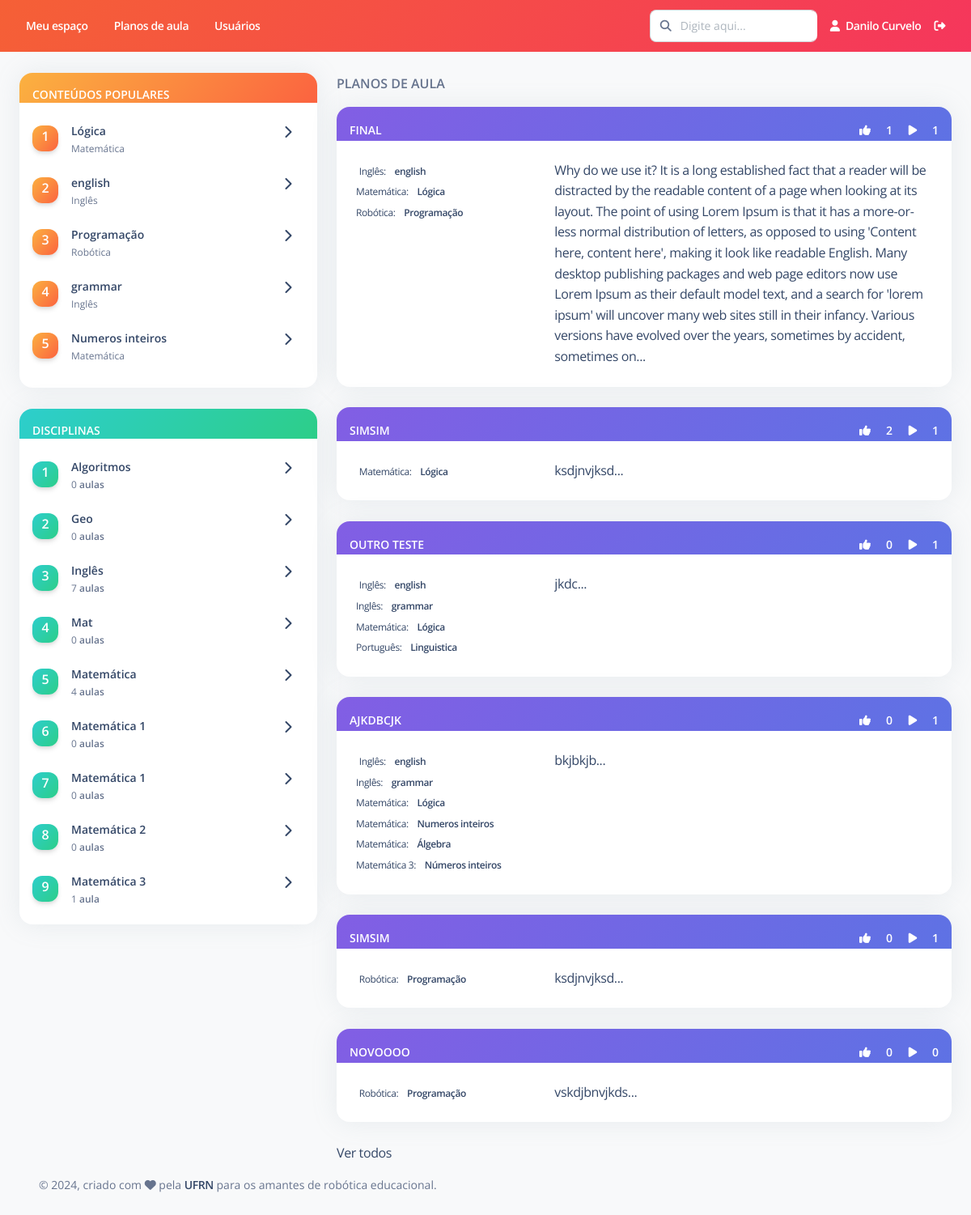
The page / (signed in) on the database its author committed.
### Disciplina/models.py (models this page shows, shortened)
class Conteudo(models.Model):
    nome = models.CharField(max_length=200, verbose_name="Nome")
    disciplina = models.ForeignKey(Disciplina, on_delete=models.RESTRICT, related_name="conteudos", verbose_name="Disciplina")
    status = models.CharField(max_length=7, choices=STATUS, default='Ativo')
    class Meta:
        ordering = ['disciplina', 'nome']
        verbose_name = "Conteúdo"
        verbose_name_plural = "Conteúdos"

class Disciplina(models.Model):
    nome = models.CharField(max_length=200, verbose_name="Nome")
    status = models.CharField(max_length=7, choices=STATUS, default='Ativo')
    def __str__(self):
        return self.nome
    class Meta:
        ordering = ['nome']
        verbose_name = "Disciplina"
        verbose_name_plural = "Disciplinas"

### PlanoAula/models.py (models this page shows, shortened)
class PlanoAula(models.Model):
    criador = models.ForeignKey(Usuario, on_delete=models.RESTRICT,null=True, verbose_name="Responsável")
    data_criacao = models.DateTimeField(default=timezone.now, verbose_name="Data de criação")
    titulo = models.CharField(max_length=200, verbose_name="Título")
    contextualizacao = models.TextField(verbose_name="Contextualização")
    descricao_atividade = models.TextField(verbose_name="Descrição da atividade")
    avaliacao = models.TextField(verbose_name="Critérios de avaliação", default="", blank=True, null=True)
    conteudos = models.ManyToManyField(Conteudo, related_name="planos_de_aula", verbose_name="Conteúdos")
    robo_equipamento = models.CharField(max_length=200, verbose_name="Equipamento", default="")
    robo_descricao = models.TextField(verbose_name="Descrição do robô", default="")
    robo_link = models.TextField(verbose_name="Links", blank=True, null=True)
    prog_linguagem = models.CharField(max_length=200, verbose_name="Linguagem de programação", default="")
    prog_descricao = models.TextField(verbose_name="Descrição da programação", default="")
    prog_link = models.TextField(verbose_name="Links", blank=True, null=True)
    prog_codigos = models.FileField(upload_to=user_directory_path, blank=True, null=True, verbose_name="Códigos")
    robo_fotos = models.ImageField(upload_to=user_directory_path, blank=True, null=True)
    robo_videos = models.ImageField(upload_to=user_directory_path, blank=True, null=True)
    robo_pdf = models.FileField(upload_to=user_directory_path, blank=True, null=True)
    exec_fotos = models.ImageField(upload_to=user_directory_path, blank=True, null=True)
    exec_videos = models.ImageField(upload_to=user_directory_path, blank=True, null=True)
    class Meta:
        ordering = ['titulo']
        verbose_name = "Plano de aula"
        verbose_name_plural = "Planos de aula"

### PlanoAula/views.py (the view)
# urls.py: 2. Add a URL to urlpatterns:  path('', views.home, name='home')
@login_required
def home(request):
    if (not request.user.first_name or not request.user.last_name):
        return redirect('usuario:completar_cadastro', pk = request.user.pk)
    planos_aula = PlanoAula.objects.all()
    conteudos = list(Conteudo.objects.filter(status='Ativo'))
    disciplinas = list(Disciplina.objects.filter(status='Ativo'))
    inf_disciplinas = encontrar_planos_aula_disciplina(planos_aula, disciplinas)
    principais_conteudos = encontrar_principais_conteudos(likes_execucao_por_conteudo(planos_aula, conteudos), 5)
    principais_planos_aula = encontrar_principais_planos_aula(planos_aula, 6)
    informacoes = {
        'lista_planos_aula': planos_aula[:10],
        'principais_conteudos': principais_conteudos,
        'principais_planos_aula': principais_planos_aula,
        'inf_disciplinas': inf_disciplinas
    }
    return render(request, "home.html", informacoes)

### PlanoAula/templatetags/attribute_tags.py (called while the page is built)
@register.filter
def encontrar_usuario_lista(qs, usuario):
    lista = list(qs.values_list('usuario', flat=True))
    if usuario in lista:
        return True
    else:
        return False

### PlanoAula/views.py (called while the page is built)
def encontrar_planos_aula_disciplina(planos_aula, disciplinas):
    inf_disciplinas = []
    for disciplina in disciplinas:
        informacoes = []
        informacoes.append(disciplina)
        informacoes.append(0)
        inf_disciplinas.append(informacoes)
    for plano_aula in planos_aula:
        disciplinas_pa = []
        for conteudo in plano_aula.conteudos.all():
            if conteudo.disciplina not in disciplinas_pa:
                disciplinas_pa.append(conteudo.disciplina)
        for disciplina in disciplinas_pa:
            indice = disciplinas.index(disciplina)
            inf_disciplinas[indice][1] += 1
    return inf_disciplinas

def likes_execucao_por_conteudo(planos_aula, conteudos):
    likes = LikePlanoAula.objects.all()
    execucoes = ExecucaoPlanoAula.objects.all()
    inf_conteudos = []
    for conteudo in conteudos:
        informacoes = []
        informacoes.append(conteudo)
        informacoes.append(0)
        inf_conteudos.append(informacoes)
    for plano_aula in planos_aula:
        likes = list(LikePlanoAula.objects.filter(plano_aula=plano_aula).values_list('usuario', flat=True))
        execucoes = list(ExecucaoPlanoAula.objects.filter(plano_aula=plano_aula).values_list('usuario', flat=True))
        quantidade_likes_execucoes = len(set(likes + execucoes))
        for indice, conteudo in enumerate(conteudos):
            if conteudo in plano_aula.conteudos.all():
                inf_conteudos[indice][1] += quantidade_likes_execucoes
    return inf_conteudos

def encontrar_principais_planos_aula(planos_aula, quantidade):
    inf_planos_aula = []
    for plano_aula in planos_aula:
        likes = list(LikePlanoAula.objects.filter(plano_aula=plano_aula).values_list('usuario', flat=True))
        execucoes = list(ExecucaoPlanoAula.objects.filter(plano_aula=plano_aula).values_list('usuario', flat=True))
        quantidade_likes_execucoes = len(set(likes + execucoes))
        inf_planos_aula.append([plano_aula, quantidade_likes_execucoes])
    inf_planos_aula.sort(key = lambda x: x[1], reverse=True)
    return inf_planos_aula[0:quantidade]

def encontrar_principais_conteudos(inf_conteudos, quantidade):
    inf_conteudos.sort(key = lambda x: x[1], reverse=True)
    return inf_conteudos[0:quantidade]

### templates/home.html (shortened to what this page needs)
    {% extends "Base/base.html" %}
    {% load static %}
    {% load attribute_tags %}
    {% block conteudo %}
    <br>
    <div class="row">
        <div class="col-lg-4 col-md-4">
            <div class="card">
                <div class="card-header pb-0 p-3 bg-gradient-warning">
                    <p class="text-sm mb-0 text-uppercase text-white font-weight-bold">Conteúdos populares</p>
                </div>
                <div class="card-body p-3 overflow-auto">
                    <ul class="list-group">
                        {% for conteudo in principais_conteudos %}
                        <li class="list-group-item border-0 d-flex justify-content-between ps-0 mb-2 border-radius-lg">
                            <div class="d-flex align-items-center">
                                <div class="icon icon-shape icon-sm me-3 bg-gradient-warning shadow text-center">
                                    <p class="text-white font-weight-bold">{{ forloop.counter }}</p>
                                </div>
                                <div class="d-flex flex-column">
                                    <h6 class="mb-1 text-dark text-sm">{{ conteudo.0.nome }}</h6>
                                    <span class="text-xs">{{ conteudo.0.disciplina }}</span>
                                </div>
                            </div>
                            <div class="d-flex">
                                <a href="{% url 'plano_aula:listar' %}?conteudos={{conteudo.0.id}}"><i class="fa fa-chevron-right"></i></a>
                            </div>
                        </li>
                        {% endfor %}
                    </ul>
                </div>
            </div>
            <br>
            <div class="card">
                <div class="card-header home pb-0 p-3 bg-gradient-success">
                    <p class="text-sm mb-0 text-uppercase text-white font-weight-bold">Disciplinas</p>
                </div>
                <div class="card-body p-3 overflow-auto" style="height:600px">
                    <ul class="list-group">
                        {% for disciplina in inf_disciplinas %}
                        <li class="list-group-item border-0 d-flex justify-content-between ps-0 mb-2 border-radius-lg">
                            <div class="d-flex align-items-center">
                                <div class="icon icon-shape icon-sm me-3 bg-gradient-success shadow text-center">
                                    <p class="text-white font-weight-bold opacity-10">{{ forloop.counter }}</p>
                                </div>
                                <div class="d-flex flex-column">
                                    <h6 class="mb-1 text-dark text-sm">{{ disciplina.0 }}</h6>
                                    <span class="text-xs">{{ disciplina.1 }} <span class="font-weight-bold">
                                    {% if disciplina.1 == 1 %}
                                        aula</span></span>
                                    {% else %} aulas </span>
                                    </span>
                                    {% endif %}
                                </div>
                            </div>
                            <div class="d-flex">
                                <a href="{% url 'plano_aula:listar' %}?conteudos__disciplina={{disciplina.0.id}}"><i class="fa fa-chevron-right"></i></a>
                            </div>
                        </li>
                        {% endfor %}
                    </ul>
                </div>
            </div>
        </div>
        <div class="col-lg-8 col-md-8">
            <p class="text-uppercase font-weight-bold">Planos de aula</p>
            {% for plano_aula in principais_planos_aula %}
                <div class="card">
                    <div class="card-header bg-gradient-primary pb-0 p-3">
                        <span class="text-sm mb-0 text-uppercase text-white font-weight-bold">{{plano_aula.0.titulo}}</span>
                        <div class="float-end">
                            <span class="text-sm mb-0 text-uppercase text-white font-weight-bold">
                                {% if plano_aula.0.likes.all|encontrar_usuario_lista:user.id %}
                                    <a onclick="marcar_favorito({{plano_aula.0.id}}, {{user.id}})">
                                        <i class="fas fa-thumbs-up px-3" id="icon_thumbs_up_{{plano_aula.0.id}}"
                                        style="color: var(--bs-success);
                                                -webkit-text-stroke: 1px white;"></i>
                                    </a>
                                {% else %}
                                    <a onclick="marcar_favorito({{plano_aula.0.id}}, {{user.id}})">
                                        <i class="fas fa-thumbs-up px-3" id="icon_thumbs_up_{{plano_aula.0.id}}"
                                        style="color: white;"></i>
                                    </a>
                                {% endif %}
                                <span id="contador_thumbs_up_{{plano_aula.0.id}}">{{ plano_aula.0.likes.count }}</span>
                            </span>
                            <span class="text-sm mb-0 text-uppercase text-white font-weight-bold">
                                {% if plano_aula.0.execucoes.all|encontrar_usuario_lista:user.id %}
                                    <a onclick="marcar_executado({{plano_aula.0.id}}, {{user.id}})">
                                        <i class="fas fa-play px-3" id="icon_play_{{plano_aula.0.id}}"
                                        style="color: var(--bs-success);
                                                -webkit-text-stroke: 1px white;"></i>
                                    </a>
                                {% else %}
                                    <a onclick="marcar_executado({{plano_aula.0.id}}, {{user.id}})">
                                        <i class="fas fa-play px-3" id="icon_play_{{plano_aula.0.id}}"
                                        style="color: white;"></i>
                                    </a>
                                {% endif %}
                                <span id="contador_play_{{plano_aula.0.id}}">{{ plano_aula.0.execucoes.count }}</span>
                            </span>
                        </div>
                    </div>
                    <a href="{% url 'plano_aula:detalhes' pk=plano_aula.0.pk %}">
                        <div class="card-body row">
                            <div class="col-4">
                                {% for conteudo in plano_aula.0.conteudos.all %}
                                    <span class="mb-2 text-xs">{{conteudo.disciplina}}:
                                        <span class="text-dark font-weight-bold ms-sm-2">{{conteudo.nome}}</span>
                                    </span>
                                    <br>
                                {% endfor %}
                            </div>
                            <div class="col-8">
                                <div class="overflow-auto">
                                    {{ plano_aula.0.descricao_atividade|slice:":600" }}...
                                </div>
                            </div>
                        </div>
                    </a>
                </div>
                <br>
            {% endfor %}
            <a href="">Ver todos</a>
        </div>
    </div>
    {% endblock %}

### templates/Base/navbar-horizontal.html (shortened to what this page needs)
{% load static %}
      <div class="collapse navbar-collapse mt-sm-0 mt-2 me-md-0 me-sm-4" id="navbar">
        <div class="navbar-nav mr-auto">
          <ul class="navbar-nav justify-content-end">
            <li class="nav-item px-3 d-flex align-items-center">
              <a href="" class="nav-link font-weight-bold px-0 text-white">
                <span class="d-sm-inline d-none">Meu espaço</span>
              </a>
            </li>
            <li class="nav-item px-3 d-flex align-items-center">
              <a href="" class="nav-link font-weight-bold px-0 text-white">
                <span class="d-sm-inline d-none">Planos de aula</span>
              </a>
            </li>
            <li class="nav-item px-3 d-flex align-items-center">
              <a href="" class="nav-link font-weight-bold px-0 text-white">
                <span class="d-sm-inline d-none">Usuários</span>
              </a>
            </li>
          </ul>
        </div>
        <div class="navbar-nav ml-auto collapse navbar-collapse justify-content-end">
          <div class="pe-md-3 d-flex align-items-center">
            <div class="input-group">
              <span class="input-group-text text-body"><i class="fa fa-search" aria-hidden="true"></i></span>
              <input type="text" class="form-control" placeholder="Digite aqui...">
            </div>
          </div>
          <ul class="navbar-nav justify-content-end">
            <li class="nav-item d-flex align-items-center">
              <a href="" class="nav-link font-weight-bold px-0 text-white">
                <i class="fa fa-user me-sm-1"></i>
                <span class="d-sm-inline d-none">{{user.first_name}} {{user.last_name}}</span>
              </a>
            </li>
            <li class="nav-item px-3 d-flex align-items-center">
              <a href="javascript:;" class="nav-link p-0 text-white">
                <i class="fa fa-sign-out-alt fixed-plugin-button-nav cursor-pointer"></i>
              </a>
            </li>
          </ul>
        </div>
      </div>

### static/assets/css/nucleo-svg.css (style rules this page uses)
.icon { display: inline-block; color: #111111; height: 1em; width: 1em; }
.icon-sm { height: 0.8em; width: 0.8em; }
.icon { fill: currentColor; stroke: none; }

### rows shown on the page
Conteudo: nome "Lógica", disciplina.nome "Matemática", disciplina "Matemática"
Conteudo: nome "english", disciplina.nome "Inglês", disciplina "Inglês"
Conteudo: nome "Programação", disciplina.nome "Robótica", disciplina "Robótica"
Conteudo: nome "grammar", disciplina.nome "Inglês", disciplina "Inglês"
Conteudo: nome "Numeros inteiros", disciplina.nome "Matemática", disciplina "Matemática"
Disciplina: nome "Algoritmos", disciplina "0", shows "aulas"
Disciplina: nome "Geo", disciplina "0", shows "aulas"
Disciplina: nome "Inglês", disciplina "7", shows "aulas"
Disciplina: nome "Mat", disciplina "0", shows "aulas"
Disciplina: nome "Matemática", disciplina "4", shows "aulas"
Disciplina: nome "Matemática 1", disciplina "0", shows "aulas"
Disciplina: nome "Matemática 1", disciplina "0", shows "aulas"
Disciplina: nome "Matemática 2", disciplina "0", shows "aulas"
Disciplina: nome "Matemática 3", disciplina "1", shows "aula"
PlanoAula: titulo "FINAL", id "1", descricao_atividade "Why do we use it? It is a long established fact that a reader will be distracted by the readable content of a page when looking at its layout. The point of using Lorem Ipsum is that it has a more-or-less normal distribution of letters, as opposed to using 'Content here, content here', making it look like readable English. Many desktop publishing packages and web page editors now use Lorem Ipsum as their default model text, and a search for 'lorem ipsum' will uncover many web sites still in their infancy. Various versions have evolved over the years, sometimes by accident, sometimes on"
PlanoAula: titulo "SIMSIM", id "2", id "1", descricao_atividade "ksdjnvjksd"
PlanoAula: titulo "OUTRO TESTE", id "0", id "1", descricao_atividade "jkdc"
Conteudo: disciplina "Português", nome "Linguistica"
PlanoAula: titulo "AJKDBCJK", id "0", id "1", descricao_atividade "bkjbkjb"
Conteudo: disciplina "Matemática", nome "Álgebra"
Conteudo: disciplina "Matemática 3", nome "Números inteiros"
PlanoAula: titulo "SIMSIM", id "0", id "1", descricao_atividade "ksdjnvjksd"
PlanoAula: titulo "NOVOOOO", id "0", descricao_atividade "vskdjbnvjkds"

### other values the page prints
{{ user.first_name }} "Danilo"
{{ user.last_name }} "Curvelo"
